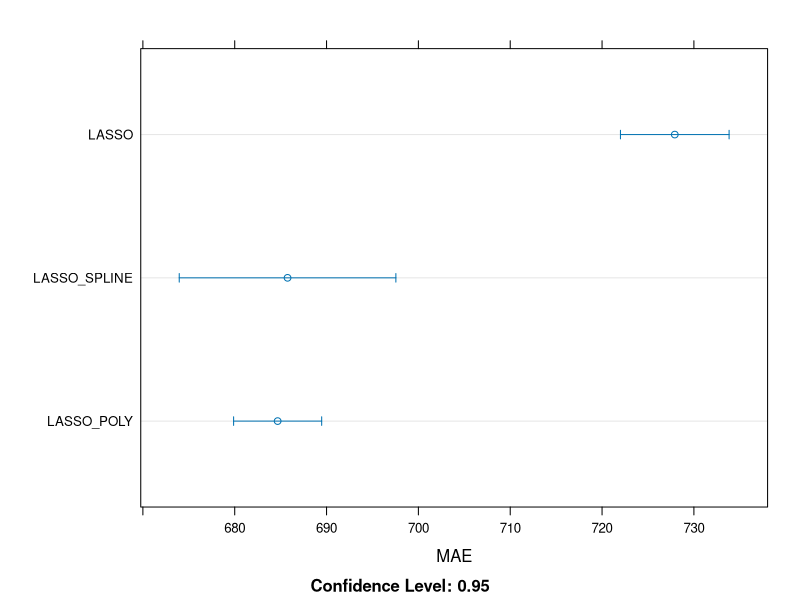

The R script that drew this image: (Note: this script raises an error after producing the figure.)
# Pacotes -----------------------------------------------------------------

library(tidyverse)
library(caret)
library(recipes)

# Data --------------------------------------------------------------------

diamantes <- ggplot2::diamonds

# retirar linhas que estão erradas.
diamantes <- diamantes %>% 
  mutate(
    depth2 = round(2 * z / (x + y), 3)*100, 
    teste = near(depth, depth2, tol = 1)
  ) %>% 
  filter(teste == TRUE) %>% 
  select(-depth2, -teste)

# transformar variaveis em caracter
diamantes <- diamantes %>% 
  mutate_at(vars(cut, color, clarity), as.character)

id_train <- sample.int(nrow(diamantes), 0.8*nrow(diamantes))
train <- diamantes[id_train,]
valid <- diamantes[-id_train,]

# Receita & Train Control -------------------------------------------------

receita <- recipe(price ~ ., data = train) %>% 
  step_center(all_numeric(), -all_outcomes()) %>% 
  step_scale(all_numeric(), -all_outcomes()) %>% 
  step_dummy(all_nominal(), -all_outcomes()) %>% 
  step_zv(all_predictors()) 

tc <- trainControl(method = "cv", number = 5, verboseIter = TRUE)

# Modelo linear -----------------------------------------------------------

getModelInfo("glmnet", regex = FALSE)$glmnet$parameters

lasso_1 <- receita %>% 
  train(
    data = train, 
    method = "glmnet", 
    trControl = tc, 
    tuneLength = 5,
    metric = "MAE"
  )

lasso_2 <- receita %>% 
  step_poly(x, y, z, carat) %>% 
  train(
    data = train, 
    method = "glmnet", 
    trControl = tc, 
    tuneLength = 5,
    metric = "MAE"
  )

lasso_3 <- receita %>% 
  step_ns(x, y, z, carat) %>% 
  train(
    data = train, 
    method = "glmnet", 
    trControl = tc, 
    tuneLength = 5,
    metric = "MAE"
  )

resamps <- resamples(
  list(
    LASSO = lasso_1, 
    LASSO_POLY = lasso_2, 
    LASSO_SPLINE = lasso_3
  )
)

dotplot(resamps, metric = "MAE")

saveRDS(lasso_2, "lasso.rds")


# Random Forest -----------------------------------------------------------

getModelInfo("ranger", regex = FALSE)$ranger$parameters

rf <- receita %>% 
  train(
    data = train, 
    method = "ranger", 
    trControl = tc, 
    tuneLength = 3,
    metric = "MAE"
  )

saveRDS(rf, "rf.rds")

resamps <- resamples(
  list(
    LASSO = lasso_1, 
    LASSO_POLY = lasso_2, 
    LASSO_SPLINE = lasso_3,
    RF = rf
  )
)

dotplot(resamps, metric = "MAE")

# XGBoost -----------------------------------------------------------------

getModelInfo("xgbTree", regex = FALSE)$xgbTree$parameters

tc <- trainControl(
  method = "cv", 
  number = 5, 
  verboseIter = TRUE, 
  search = "random"
)

xgb <- receita %>% 
  train(
    data = train, 
    method = "xgbTree", 
    trControl = tc, 
    tuneLength = 10,
    metric = "MAE"
  )

saveRDS(xgb, "xgb.rds")

resamps <- resamples(
  list(
    LASSO = lasso_1, 
    LASSO_POLY = lasso_2, 
    LASSO_SPLINE = lasso_3,
    RF = rf,
    XGB = xgb
  )
)

dotplot(resamps, metric = "MAE")

# Previsao na base de teste -----------------------------------------------

previsoes <- valid %>% 
  mutate(
    LASSO = predict(lasso_2, valid),
    RF = predict(rf, valid),
    XGB = predict(xgb, valid)
  ) %>% 
  gather(modelo, predito, LASSO, RF, XGB)

previsoes %>% 
  group_by(modelo) %>% 
  summarise(MAE = mean(abs(predito - price)))

previsoes %>% 
  ggplot(aes(x = price, y = predito)) +
  geom_point() +
  facet_wrap(~modelo, ncol = 3) +
  geom_abline(intercept = 0, slope = 1, color = "red", linetype = "dashed")